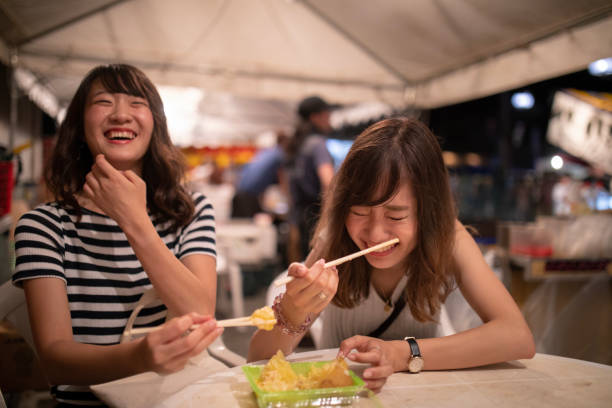
#> input picture dataset/istock/clean/istockphoto-1004077184-612x612.jpg, 612 x 408 px, found by its file name; its folder holds only this picture in this run
$ jupyter execute --allow-errors Clustering.ipynb   (shell and % lines are left out)
#> lines starting #> are read from the running program, lines starting #| are printed output that depends on the picture
# SIFT clustering

[cell 1]
import os
import cv2
import skimage
import numpy as np
import pandas as pd
import matplotlib.pyplot as plt
import matplotlib.colors as mcolors

plt.rcParams["figure.figsize"] = 10, 6
plt.rcParams["image.cmap"] = "gray"

[cell 2]
path_clean = "dataset/istock/clean"
path_marked = "dataset/istock/watermarked"

[cell 3]
def load_imgs(dir_path):
#> called with dir_path = 'dataset/istock/clean'
    imgs = []
    for img_path in sorted(os.listdir(dir_path)):
        img = cv2.cvtColor(cv2.imread(dir_path + "/" + img_path), cv2.COLOR_BGR2GRAY)
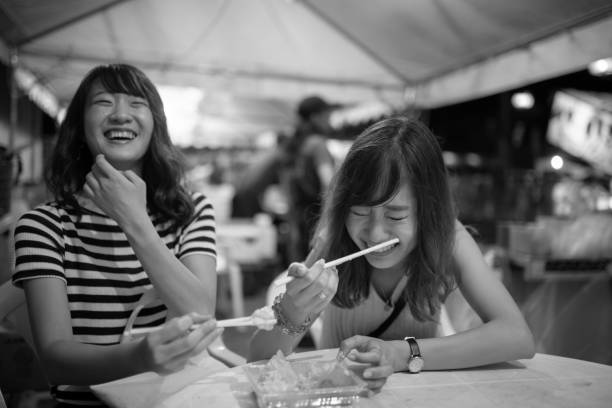
#> img: shape (408, 612); min 0, max 255, mean 108.1
        img = cv2.resize(img, (img.shape[1] * 400 // img.shape[0], 400))
#> img: shape (400, 600)
        imgs.append(img)
    return imgs

clean_imgs = load_imgs(path_clean)
#> clean_imgs = 1 item
#> (the rest of this cell did not finish here and is left out)



$ run again, on dataset/istock/clean/istockphoto-1044560218-612x612.jpg
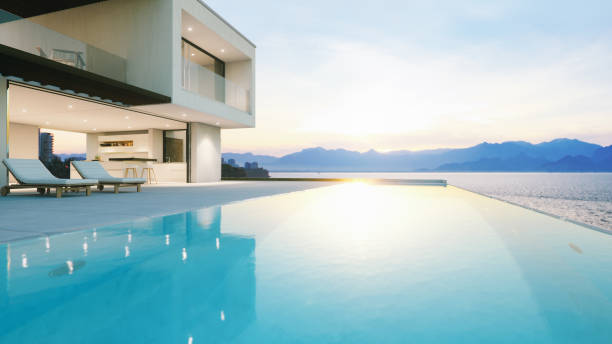
#> input picture dataset/istock/clean/istockphoto-1044560218-612x612.jpg, 612 x 344 px, found by its file name
#> in load_imgs, `img = cv2.cvtColor(cv2.imread(dir_path + "/" + img_path), cv2.COLOR_BG..`:
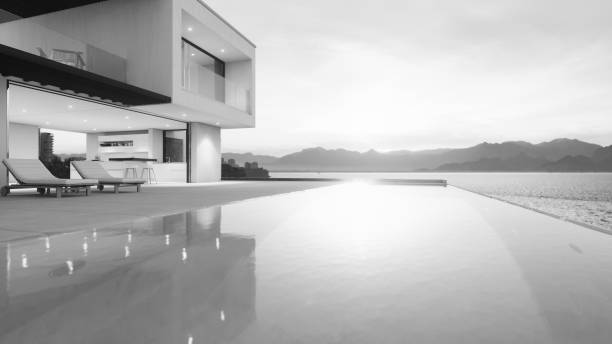
#> img: shape (344, 612); min 5, max 255, mean 181.9
#> clean_imgs = 1 item

$ run again, on dataset/istock/clean/istockphoto-1053820220-612x612.jpg
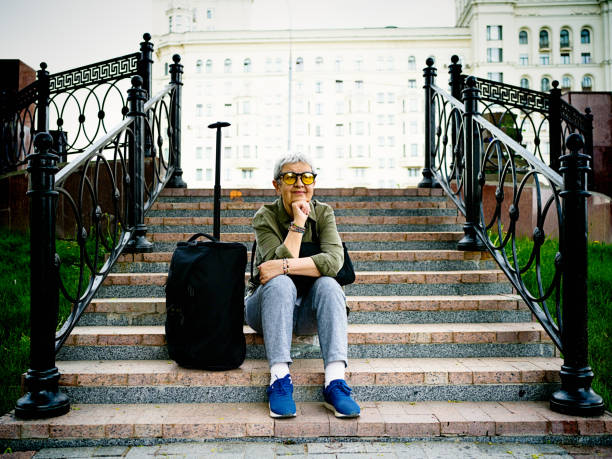
#> input picture dataset/istock/clean/istockphoto-1053820220-612x612.jpg, 612 x 459 px, found by its file name
#> in load_imgs, `img = cv2.cvtColor(cv2.imread(dir_path + "/" + img_path), cv2.COLOR_BG..`:
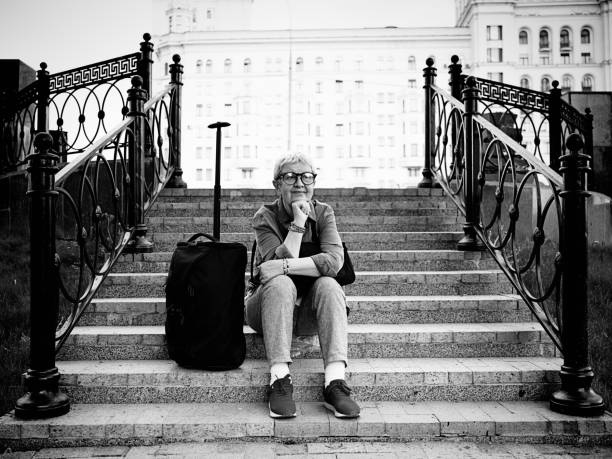
#> img: shape (459, 612); min 0, max 255, mean 127.2
#> in load_imgs, `img = cv2.resize(img, (img.shape[1] * 400 // img.shape[0], 400))`:
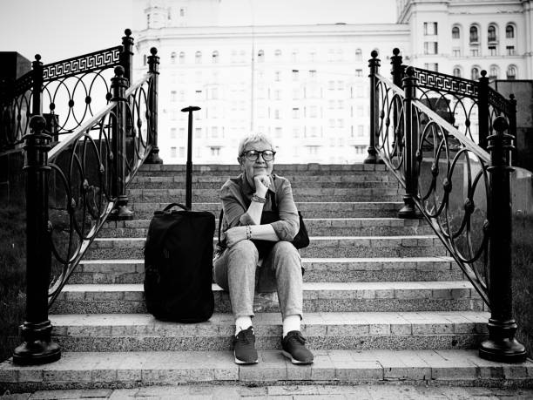
#> img: shape (400, 533); min 0, max 255, mean 127.1
#> clean_imgs = 1 item

$ run again, on dataset/istock/clean/istockphoto-1070357256-612x612.jpg
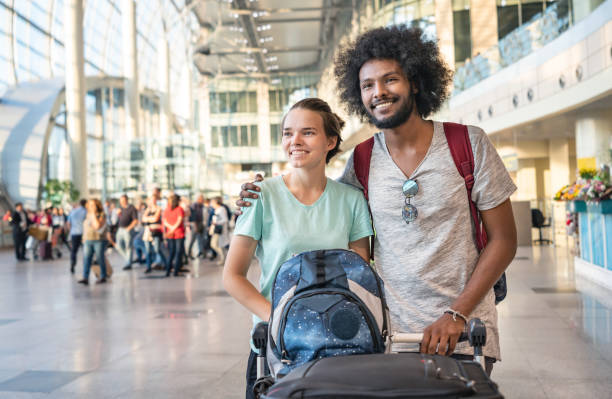
#> input picture dataset/istock/clean/istockphoto-1070357256-612x612.jpg, 612 x 399 px, found by its file name
#> in load_imgs, `img = cv2.cvtColor(cv2.imread(dir_path + "/" + img_path), cv2.COLOR_BG..`:
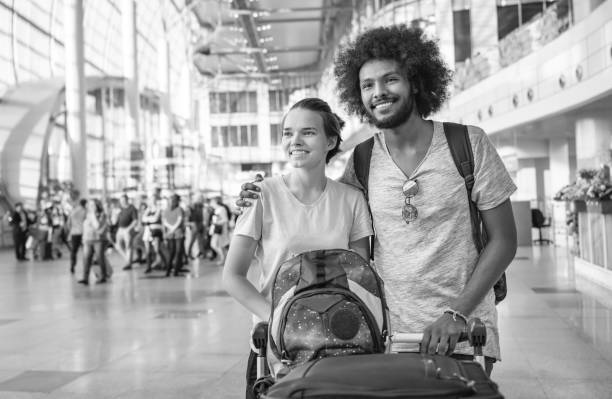
#> img: shape (399, 612); min 1, max 255, mean 165.7
#> clean_imgs = 1 item

$ run again, on dataset/istock/clean/istockphoto-1030966492-612x612.jpg
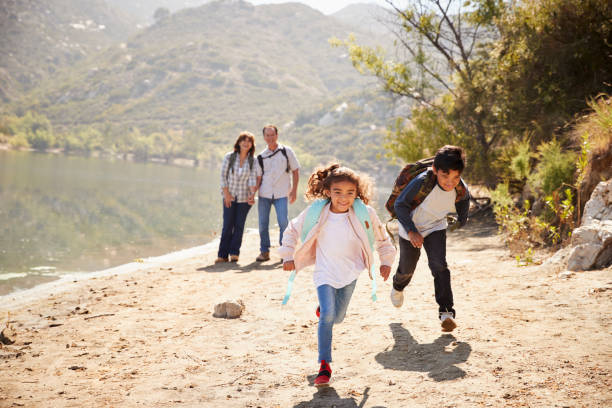
#> input picture dataset/istock/clean/istockphoto-1030966492-612x612.jpg, 612 x 408 px, found by its file name
#> in load_imgs, `img = cv2.cvtColor(cv2.imread(dir_path + "/" + img_path), cv2.COLOR_BG..`:
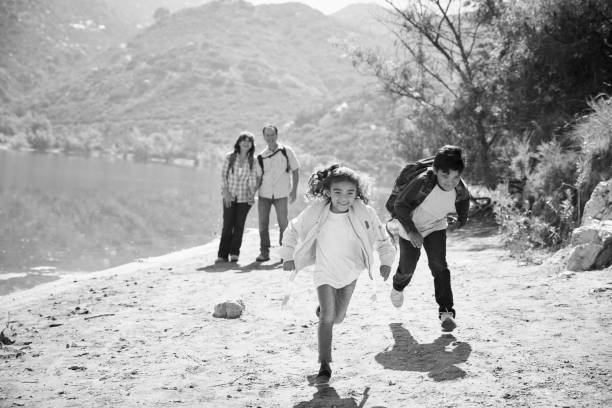
#> img: shape (408, 612); min 0, max 255, mean 171.3
#> clean_imgs = 1 item
